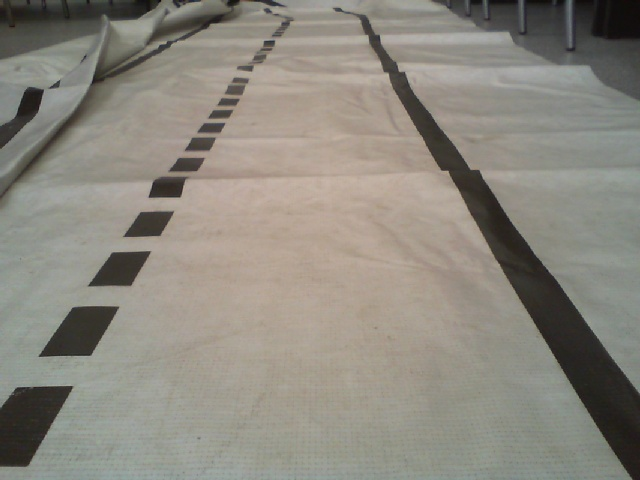
#> input picture TemasC/Photos/original.jpg, 640 x 480 px
$ python image_render.py
#> lines starting #> are read from the running program, lines starting #| are printed output that depends on the picture; after the words box and inside, x2 and y2 are one past the last pixel; in counts of white or black regions, pixels touching at a corner belong together
### TemasC/images.py
# Module imports
import numpy as np
import cv2
import warnings

# Some warning filters to avoid console overload
warnings.simplefilter('ignore', np.RankWarning)
warnings.simplefilter('ignore', RuntimeWarning)


def gaussian(img, p):
    blur = cv2.GaussianBlur(img, (p, p), 0)
    return blur


def canny(img, low_threshold, high_threshold):
    edges = cv2.Canny(img, low_threshold, high_threshold)
    return edges

def region_of_interest(img, vertices):
    mask = np.zeros_like(img)
    if len(img.shape) > 2:
        channel_count = img.shape[2]
        ignore_mask_color = (255, ) * channel_count
    else:
        ignore_mask_color = 255
    cv2.fillPoly(mask, vertices, ignore_mask_color)
    masked_image = cv2.bitwise_and(img, mask)
    return masked_image

#   [justLines = False]: if true, doesn't output the masked image
# Outputs:
#   average_lines: lines' array (only if justLines = False)
#   line_image: masked image (only if justLines = True)
def hough(img_bk, img_bd, a, b, c, justLines = False):
    lines = cv2.HoughLinesP(img_bd, 2, np.pi / 180, a, np.array([]), minLineLength = b, maxLineGap = c)
    if justLines:
        if lines is not None:
            average_lines = average_slope_intercept(np.copy(img_bk), lines)
        else:
            average_lines = []
        return average_lines
    else:
        line_image = np.copy(img_bk) * 0
        average_lines = None
        if lines is not None:
            average_lines = average_slope_intercept(np.copy(img_bk), lines)
            for line in average_lines:
                x1, y1, x2, y2 = line.reshape(4)
                try:
                    cv2.line(line_image, (x1, y1), (x2, y2), (0, 0, 255), 10)
                except OverflowError:
                    pass
                color_edges = np.dstack((img_bd, img_bd, img_bd))
                line_image = cv2.addWeighted(color_edges, 1, line_image, 1, 0)
        return line_image, average_lines

left_fit_average = [0,0]
right_fit_average = [0,0]
def average_slope_intercept(image, lines):
    global left_fit_average, right_fit_average
    left_fit = []
    right_fit = []
    for line in lines:
        x1, y1, x2, y2 = line.reshape(4)
        parameters = np.polyfit((x1, x2), (y1, y2), 1)
        slope = parameters[0]
        intercept = parameters[1]
        if slope < 0:
            left_fit.append((slope, intercept))
        else:
            right_fit.append((slope, intercept))
    if (len(left_fit) != 0):
    	left_fit_average = np.average(left_fit, axis = 0)

    if (len(right_fit) != 0):
    	right_fit_average = np.average(right_fit, axis = 0)

    left_line = make_coordinate(image, left_fit_average)
    right_line = make_coordinate(image, right_fit_average)
    average_lines = np.array([left_line, right_line])
    return average_lines

x1 = 0
x2 = 0
def make_coordinate (image, line_parameters):
    global x1,x2
    slope, intercept = line_parameters
    y1 = image.shape[0]
    y2 = int(y1 * (1 / 2))
    try :
        x1 = int((y1 - intercept) / slope)
        x2 = int((y2 - intercept) / slope)
    except ZeroDivisionError:
        pass

    if (x1 < 320):
        x1 = 100
    else:
        x1 = 600


    coordinates = np.array([x1, y1, x2, y2])

    return coordinates

# [40 lines left out: functions warp, punto_medio, not called in this run]

### TemasC/image_render.py
import numpy as np
import cv2
import camera
import images

resolution = .3
img = cv2.imread('Photos/original.jpg')
#> img is the input picture: shape (480, 640, 3); mean B, G, R 126.4, 135.8, 139.7
img_resized = cv2.resize(img, (int(640 * resolution),int(480 * resolution)), interpolation = cv2.INTER_CUBIC)
img_gray = cv2.cvtColor(img_resized, cv2.COLOR_RGB2GRAY)
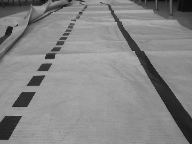
#> img_gray: shape (144, 192); min 10, max 178, mean 133.5
img_blur = images.gaussian(img_gray, 11)
#> in gaussian, `blur = cv2.GaussianBlur(img, (p, p), 0)`:
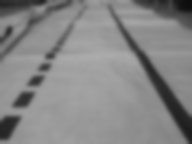
#> blur: shape (144, 192); min 13, max 172, mean 133.5
img_canny = images.canny(img_blur, 100, 130)
#> in canny, `edges = cv2.Canny(img, low_threshold, high_threshold)`:
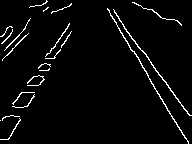
#> edges: shape (144, 192); 3.5% white in thin lines or dots
imshape = img_resized.shape
#> imshape = (144, 192, 3)
vertix0 = (0, imshape[0])
#> vertix0 = (0, 144)
vertix1 = (0, int(333. * imshape[0] / 480.))
#> vertix1 = (0, 99)
vertix2 = (int(200 * imshape[1] / 640), int(65 * imshape[0] / 480))
#> vertix2 = (60, 19)
vertix3 = (int(430 * imshape[1] / 640), int(65 * imshape[0] / 480))
#> vertix3 = (129, 19)
vertix4 = (imshape[1], int(333 * imshape[0] / 480))
#> vertix4 = (192, 99)
vertix5 = (imshape[1], imshape[0])
#> vertix5 = (192, 144)
vertices = np.array([[vertix0, vertix1, vertix2, vertix3, vertix4, vertix5]], dtype = np.int32)
img_region = images.region_of_interest(img_canny, vertices)
#> in region_of_interest, `cv2.fillPoly(mask, vertices, ignore_mask_color)`:
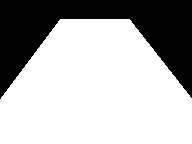
#> mask: shape (144, 192); 69.1% white; 1 black region, box (x1, y1, x2, y2) and area: (0, 0, 192, 99) 8548
#> in region_of_interest, `masked_image = cv2.bitwise_and(img, mask)`:
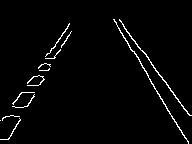
#> masked_image: shape (144, 192); 2.4% white in thin lines or dots, all inside (x1, y1, x2, y2) = (0, 19, 192, 144)
try:
	img_hough, lines = images.hough(img_resized, img_region, 2, 15, 2) # To check parameters
#> in hough, `lines = cv2.HoughLinesP(img_bd, 2, np.pi / 180, a, np.array([]), minLi..`: lines = [[147, 75, 188, 142], [8, 139, 19, 120], [58, 52, 71, 31], [153, 67, 190, 115], [134, 53, 148, 75], [151, 83, 184, 137], [151, 64, 168, 85]]
#> in hough, `line_image = np.copy(img_bk) * 0`: line_image: shape (144, 192, 3); every value is 0
#> the loop in average_slope_intercept, `for line in lines:` made 7 passes
#> (x1, y1, x2, y2, slope, intercept) on passes 1 to 7: (147, 75, 188, 142, 1.63, -165.2), (8, 139, 19, 120, -1.73, 152.8), (58, 52, 71, 31, -1.62, 145.7), (153, 67, 190, 115, 1.3, -131.5), (134, 53, 148, 75, 1.57, -157.6), (151, 83, 184, 137, 1.64, -164.1), (151, 64, 168, 85, 1.24, -122.5)
#> after the loop in average_slope_intercept, `for line in lines:`: left_fit = [(-1.73, 152.8), (-1.62, 145.7)]; right_fit = [(1.63, -165.2), (1.3, -131.5), (1.57, -157.6), (1.64, -164.1), (1.24, -122.5)]
#> in average_slope_intercept, `left_fit_average = np.average(left_fit, axis = 0)`: left_fit_average = [-1.67, 149.3]
#> in average_slope_intercept, `right_fit_average = np.average(right_fit, axis = 0)`: right_fit_average = [1.47, -148.2]
#> in make_coordinate, `slope, intercept = line_parameters`: slope = -1.67; intercept = 149.3
#> in make_coordinate, `x1 = int((y1 - intercept) / slope)`: x1 = 3
#> in make_coordinate, `x2 = int((y2 - intercept) / slope)`: x2 = 46
#> in make_coordinate, `coordinates = np.array([x1, y1, x2, y2])`: coordinates = [100, 144, 46, 72]
#> in average_slope_intercept, `right_line = make_coordinate(image, right_fit_average)`: right_line = [100, 144, 149, 72]
#> in average_slope_intercept, `average_lines = np.array([left_line, right_line])`: average_lines = [[100, 144, 46, 72], [100, 144, 149, 72]]
#> the loop in hough, `for line in average_lines:` made 2 passes
#> pass 1, in hough, `line_image = cv2.addWeighted(color_edges, 1, line_image, 1, 0)`:
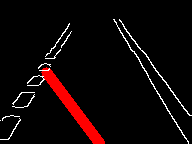
#> line_image: shape (144, 192, 3); mean of channels 0, 1, 2 6.2, 6.2, 15.4; drawn as B, G, R
#> lines = [[100, 144, 46, 72], [100, 144, 149, 72]]
except np.linalg.LinAlgError:
	img_hough = img_resized
mask = cv2.inRange(img_hough, np.array([255, 255, 200]), np.array([255, 255, 255]))
final = cv2.bitwise_or(img,
cv2.resize(img_hough, (640, 480), interpolation = cv2.INTER_CUBIC),
	mask = cv2.bitwise_not(cv2.resize(mask, (640, 480), interpolation = cv2.INTER_CUBIC)))
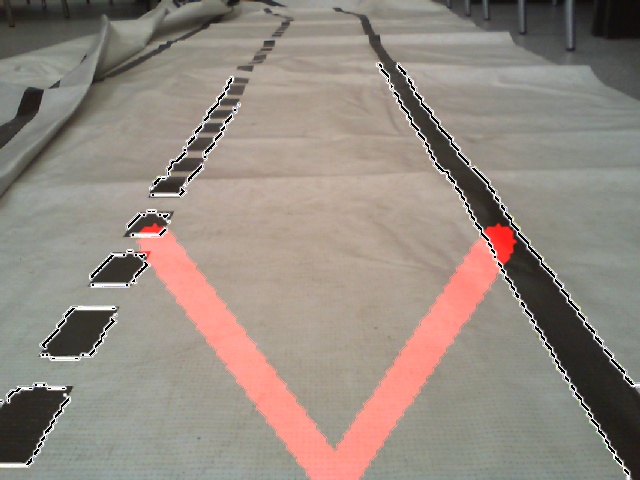
#> final: shape (480, 640, 3); mean B, G, R 128.5, 137.7, 148.3
cv2.imshow('final', final)
cv2.waitKey(0)
cv2.imwrite('Photos/original_test_.3.jpg', final)
